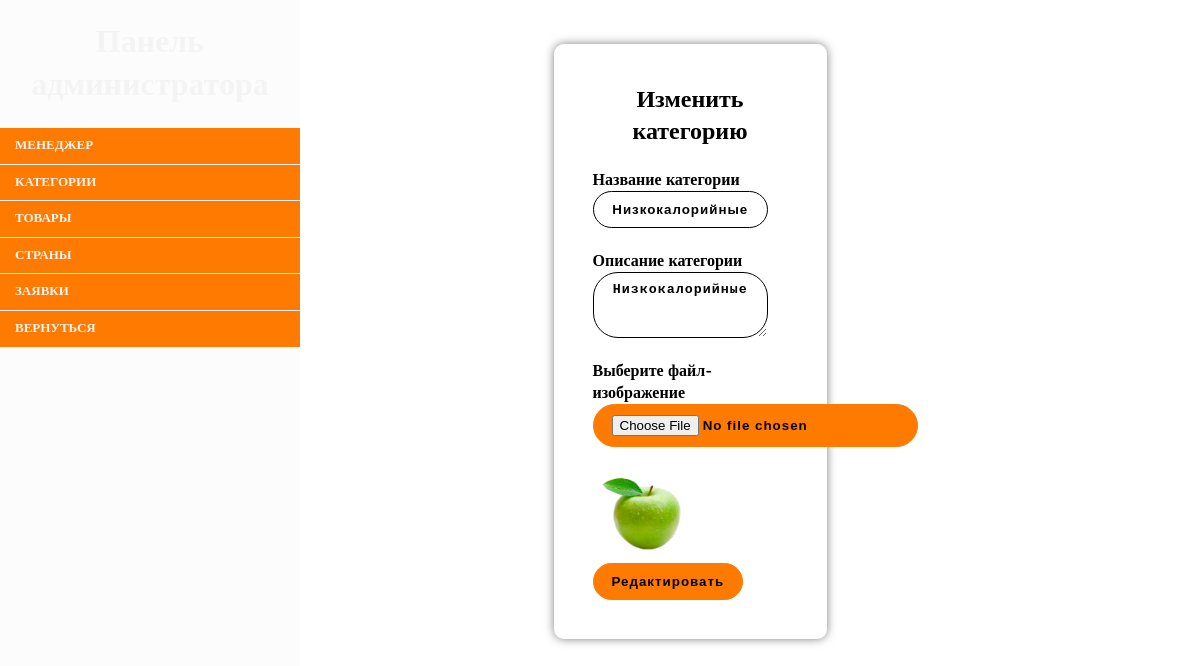
/categories/edit.php?id=5, run on the app's committed database.
### tables this page shows
CREATE TABLE `categories` (
  `id` int(11) NOT NULL,
  `name` varchar(30) NOT NULL,
  `description` varchar(255) NOT NULL,
  `image` varchar(255) NOT NULL
);

### categories/edit.php (called while the page is built, shortened)
<?php
include $_SERVER['DOCUMENT_ROOT'] . '/bootstrap.php';
$id = $_GET['id'] ?? 1;
$category = $dataCategory->getOneCategory($id);
include $_SERVER['DOCUMENT_ROOT'] . '/categories/edit.view.php';

### BD/Connect.php (called while the page is built, shortened)
<?php
class Connect
{
    public static function make($conn)
    {
        return new PDO(
            'mysql:host=' . $conn['host'] . ';dbname=' . $conn['dbname'],
            $conn['login'],
            $conn['password'],
            $conn['options']
        );
    }
}

### bootstrap.php (called while the page is built, shortened)
<?php
include $_SERVER['DOCUMENT_ROOT'] . '/BD/Connect.php';
include $_SERVER['DOCUMENT_ROOT'] . '/APP/Models/Category.php';
$dataCategory = new Category(Connect::make(CONN));

### APP/Models/Category.php (called while the page is built, shortened)
<?php
class Category
{
    protected $pdo;
    public function __construct(PDO $pdo)
    {
        $this->pdo = $pdo;
    }
    public function getOneCategory($id)
    {
        $stmt = $this->pdo->prepare('SELECT * FROM categories WHERE id=:id');
        $stmt->execute(['id' => $id]);
        return $stmt->fetch();
    }
}

### categories/edit.view.php (the view, shortened to what this page needs)
<?php include $_SERVER['DOCUMENT_ROOT'] . '/templates/nav.admin.php'; ?>
<link rel="stylesheet" href="/CSS/products.css">
<div class="cardsAnk">
    <div style="width: 25%; padding: 5%" class="cardAnk">
        <h2>Изменить категорию</h2><br>
        <form action="updateCategory.php" method="post" enctype="multipart/form-data">
            <div>
                <label class="bold" for="name">Название категории</label><br>
                <input class="t" type="text" id="name" name="name" value="<?= $category->name ?>">
            </div>
            <br>
            <div>
                <label class="bold" for="description">Описание категории</label><br>
                <textarea class="t" name="description" id="description"
                          rows="3"><?= $category->description ?></textarea>
            </div>
            <br>
            <div>
                <label class="bold" for="image">Выберите файл-изображение</label>
                <br>
                <input class="subscribe" type="file" name="image" id="image">
            </div>
            <br>
            <img src="../img/<?= $category->image ?>" alt="img" id="loadImage" style="width: 100px; display: block;">
            <button class="subscribe" type="submit" name="submitUpdate">Редактировать</button>
        </form>
    </div>
</div>

### CSS/navAdmin.css (style rules this page uses)
h1, h2, h3, h4, h5, h6 { margin: 0; text-align: center; }
.t { text-align: center; justify-content: center; background: #fff; outline: none; font-weight: bold; padding: 5%; border-radius: 25px; border: 1px solid black; letter-spacing: 1px; }
.subscribe { background: #FF7A00; outline: none; font-weight: bold; padding: 10px 18px; border-radius: 25px; border: 1px solid #FF7A00; letter-spacing: 1px; text-decoration: none; color: black; }
#loadImage { display: none; }

### CSS/products.css (style rules this page uses)
.cardsAnk { display: flex; flex-wrap: wrap; justify-content: space-evenly; flex-direction: row; margin: 0 10% 5% 10%; }
.cardAnk { padding: 1%; cursor: pointer; width: 300px; margin-bottom: 30px; background-color: rgba(255, 255, 255, 0.384); border-radius: 10px; box-shadow: 0 0 10px rgba(0, 0, 0, 0.5); }
.subscribe { background: #FF7A00; outline: none; font-weight: bold; padding: 10px 18px; border-radius: 25px; border: 1px solid #FF7A00; letter-spacing: 1px; text-decoration: none; color: black; }
.t { text-align: center; justify-content: center; background: #fff; outline: none; width: 90%; font-weight: bold; padding: 5%; border-radius: 25px; border: 1px solid black; letter-spacing: 1px; }
.bold { color: black; font-weight: bold; }

### data on the page
categories: name "Низкокалорийные", description "Низкокалорийные", image (picture)
